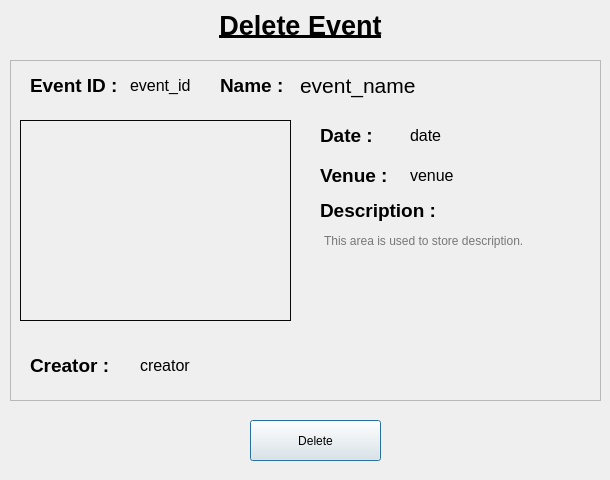
<?xml version="1.0" encoding="UTF-8"?>
<ui version="4.0">
 <class>deleteEvent</class>
 <widget class="QDialog" name="deleteEvent">
  <property name="geometry">
   <rect>
    <x>0</x>
    <y>0</y>
    <width>610</width>
    <height>480</height>
   </rect>
  </property>
  <property name="windowTitle">
   <string/>
  </property>
  <widget class="QLabel" name="title">
   <property name="geometry">
    <rect>
     <x>170</x>
     <y>0</y>
     <width>261</width>
     <height>51</height>
    </rect>
   </property>
   <property name="text">
    <string>&lt;html&gt;&lt;head/&gt;&lt;body&gt;&lt;p align=&quot;center&quot;&gt;&lt;span style=&quot; font-size:20pt; font-weight:600; text-decoration: underline;&quot;&gt;Delete Event&lt;/span&gt;&lt;/p&gt;&lt;/body&gt;&lt;/html&gt;</string>
   </property>
  </widget>
  <widget class="QFrame" name="frame">
   <property name="geometry">
    <rect>
     <x>10</x>
     <y>60</y>
     <width>591</width>
     <height>341</height>
    </rect>
   </property>
   <property name="styleSheet">
    <string notr="true"/>
   </property>
   <property name="frameShape">
    <enum>QFrame::StyledPanel</enum>
   </property>
   <property name="frameShadow">
    <enum>QFrame::Raised</enum>
   </property>
   <widget class="QWidget" name="widget" native="true">
    <property name="geometry">
     <rect>
      <x>10</x>
      <y>60</y>
      <width>271</width>
      <height>201</height>
     </rect>
    </property>
    <property name="autoFillBackground">
     <bool>false</bool>
    </property>
    <property name="styleSheet">
     <string notr="true">image: url(:/sample_event.png);
border-style:solid;
border-width:1px;
border-color: rgb(7, 7, 7);</string>
    </property>
   </widget>
   <widget class="QLabel" name="nameLabel">
    <property name="geometry">
     <rect>
      <x>210</x>
      <y>10</y>
      <width>91</width>
      <height>31</height>
     </rect>
    </property>
    <property name="text">
     <string>&lt;html&gt;&lt;head/&gt;&lt;body&gt;&lt;p&gt;&lt;span style=&quot; font-size:14pt; font-weight:600;&quot;&gt;Name :&lt;/span&gt;&lt;/p&gt;&lt;/body&gt;&lt;/html&gt;</string>
    </property>
   </widget>
   <widget class="QLabel" name="name">
    <property name="geometry">
     <rect>
      <x>290</x>
      <y>10</y>
      <width>571</width>
      <height>31</height>
     </rect>
    </property>
    <property name="styleSheet">
     <string notr="true">font-size:16pt;</string>
    </property>
    <property name="text">
     <string>event_name</string>
    </property>
   </widget>
   <widget class="QLabel" name="creatorLabel">
    <property name="geometry">
     <rect>
      <x>20</x>
      <y>290</y>
      <width>101</width>
      <height>31</height>
     </rect>
    </property>
    <property name="text">
     <string>&lt;html&gt;&lt;head/&gt;&lt;body&gt;&lt;p&gt;&lt;span style=&quot; font-size:14pt; font-weight:600;&quot;&gt;Creator : &lt;/span&gt;&lt;/p&gt;&lt;/body&gt;&lt;/html&gt;</string>
    </property>
   </widget>
   <widget class="QLabel" name="descriptionLabel">
    <property name="geometry">
     <rect>
      <x>310</x>
      <y>130</y>
      <width>131</width>
      <height>41</height>
     </rect>
    </property>
    <property name="text">
     <string>&lt;html&gt;&lt;head/&gt;&lt;body&gt;&lt;p&gt;&lt;span style=&quot; font-size:14pt; font-weight:600;&quot;&gt;Description :&lt;/span&gt;&lt;/p&gt;&lt;/body&gt;&lt;/html&gt;</string>
    </property>
   </widget>
   <widget class="QLabel" name="dateLabel">
    <property name="geometry">
     <rect>
      <x>310</x>
      <y>60</y>
      <width>71</width>
      <height>31</height>
     </rect>
    </property>
    <property name="text">
     <string>&lt;html&gt;&lt;head/&gt;&lt;body&gt;&lt;p&gt;&lt;span style=&quot; font-size:14pt; font-weight:600;&quot;&gt;Date : &lt;/span&gt;&lt;/p&gt;&lt;/body&gt;&lt;/html&gt;</string>
    </property>
   </widget>
   <widget class="QLabel" name="venueLabel">
    <property name="geometry">
     <rect>
      <x>310</x>
      <y>100</y>
      <width>81</width>
      <height>31</height>
     </rect>
    </property>
    <property name="text">
     <string>&lt;html&gt;&lt;head/&gt;&lt;body&gt;&lt;p&gt;&lt;span style=&quot; font-size:14pt; font-weight:600;&quot;&gt;Venue : &lt;/span&gt;&lt;/p&gt;&lt;/body&gt;&lt;/html&gt;</string>
    </property>
   </widget>
   <widget class="QLabel" name="creator">
    <property name="geometry">
     <rect>
      <x>130</x>
      <y>290</y>
      <width>181</width>
      <height>31</height>
     </rect>
    </property>
    <property name="styleSheet">
     <string notr="true">font-size:12pt;</string>
    </property>
    <property name="text">
     <string>creator</string>
    </property>
   </widget>
   <widget class="QLabel" name="date">
    <property name="geometry">
     <rect>
      <x>400</x>
      <y>60</y>
      <width>221</width>
      <height>31</height>
     </rect>
    </property>
    <property name="styleSheet">
     <string notr="true">font-size:12pt;</string>
    </property>
    <property name="text">
     <string>date</string>
    </property>
   </widget>
   <widget class="QLabel" name="venue">
    <property name="geometry">
     <rect>
      <x>400</x>
      <y>100</y>
      <width>221</width>
      <height>31</height>
     </rect>
    </property>
    <property name="styleSheet">
     <string notr="true">font-size:12pt;</string>
    </property>
    <property name="text">
     <string>venue</string>
    </property>
   </widget>
   <widget class="QLabel" name="IDLabel">
    <property name="geometry">
     <rect>
      <x>20</x>
      <y>10</y>
      <width>91</width>
      <height>31</height>
     </rect>
    </property>
    <property name="text">
     <string>&lt;html&gt;&lt;head/&gt;&lt;body&gt;&lt;p&gt;&lt;span style=&quot; font-size:14pt; font-weight:600;&quot;&gt;Event ID : &lt;/span&gt;&lt;/p&gt;&lt;/body&gt;&lt;/html&gt;</string>
    </property>
   </widget>
   <widget class="QLabel" name="eventID">
    <property name="geometry">
     <rect>
      <x>120</x>
      <y>10</y>
      <width>91</width>
      <height>31</height>
     </rect>
    </property>
    <property name="styleSheet">
     <string notr="true">font-size:12pt;</string>
    </property>
    <property name="text">
     <string>event_id</string>
    </property>
   </widget>
   <widget class="QTextBrowser" name="description">
    <property name="geometry">
     <rect>
      <x>310</x>
      <y>170</y>
      <width>261</width>
      <height>151</height>
     </rect>
    </property>
    <property name="styleSheet">
     <string notr="true">background-color:transparent;
border:none;</string>
    </property>
    <property name="html">
     <string>&lt;!DOCTYPE HTML PUBLIC &quot;-//W3C//DTD HTML 4.0//EN&quot; &quot;http://www.w3.org/TR/REC-html40/strict.dtd&quot;&gt;
&lt;html&gt;&lt;head&gt;&lt;meta name=&quot;qrichtext&quot; content=&quot;1&quot; /&gt;&lt;style type=&quot;text/css&quot;&gt;
p, li { white-space: pre-wrap; }
&lt;/style&gt;&lt;/head&gt;&lt;body style=&quot; font-family:'Noto Sans'; font-size:9pt; font-weight:400; font-style:normal;&quot;&gt;
&lt;p style=&quot;-qt-paragraph-type:empty; margin-top:0px; margin-bottom:0px; margin-left:0px; margin-right:0px; -qt-block-indent:0; text-indent:0px;&quot;&gt;&lt;br /&gt;&lt;/p&gt;&lt;/body&gt;&lt;/html&gt;</string>
    </property>
    <property name="placeholderText">
     <string>This area is used to store description.</string>
    </property>
   </widget>
  </widget>
  <widget class="QPushButton" name="deleteButton">
   <property name="geometry">
    <rect>
     <x>250</x>
     <y>420</y>
     <width>131</width>
     <height>41</height>
    </rect>
   </property>
   <property name="text">
    <string>Delete</string>
   </property>
  </widget>
 </widget>
 <resources>
  <include location="../../../../Images/img.qrc"/>
 </resources>
 <connections/>
</ui>
